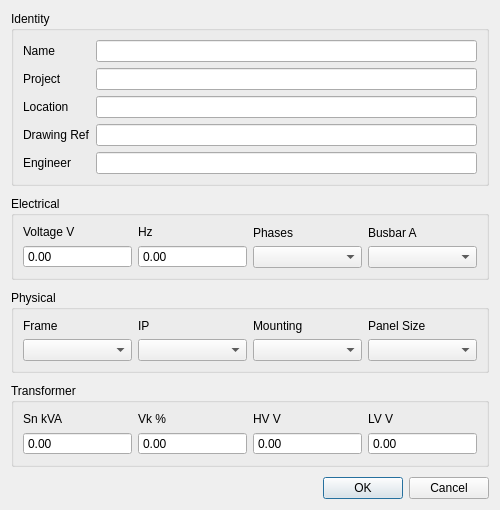
<?xml version="1.0" encoding="UTF-8"?>
<ui version="4.0">
 <class>BoardSettingsDialog</class>
 <widget class="QDialog" name="BoardSettingsDialog">
  <property name="windowTitle"><string>Board Settings</string></property>
  <property name="minimumSize"><size><width>500</width><height>0</height></size></property>
  <layout class="QVBoxLayout" name="verticalLayout">
   <property name="spacing"><number>10</number></property>
   <item>
    <widget class="QGroupBox" name="grpIdentity">
     <property name="title"><string>Identity</string></property>
     <layout class="QFormLayout" name="identityLayout">
      <item row="0" column="0"><widget class="QLabel" name="lblName"><property name="text"><string>Name</string></property></widget></item>
      <item row="0" column="1"><widget class="QLineEdit" name="nameEdit"/></item>
      <item row="1" column="0"><widget class="QLabel" name="lblProject"><property name="text"><string>Project</string></property></widget></item>
      <item row="1" column="1"><widget class="QLineEdit" name="projectEdit"/></item>
      <item row="2" column="0"><widget class="QLabel" name="lblLocation"><property name="text"><string>Location</string></property></widget></item>
      <item row="2" column="1"><widget class="QLineEdit" name="locationEdit"/></item>
      <item row="3" column="0"><widget class="QLabel" name="lblDrawing"><property name="text"><string>Drawing Ref</string></property></widget></item>
      <item row="3" column="1"><widget class="QLineEdit" name="drawingEdit"/></item>
      <item row="4" column="0"><widget class="QLabel" name="lblEngineer"><property name="text"><string>Engineer</string></property></widget></item>
      <item row="4" column="1"><widget class="QLineEdit" name="engineerEdit"/></item>
     </layout>
    </widget>
   </item>
   <item>
    <widget class="QGroupBox" name="grpElectrical">
     <property name="title"><string>Electrical</string></property>
     <layout class="QHBoxLayout" name="electricalLayout">
      <item>
       <layout class="QVBoxLayout" name="colVoltage">
        <item><widget class="QLabel" name="lblVoltage"><property name="text"><string>Voltage V</string></property></widget></item>
        <item><widget class="QDoubleSpinBox" name="spinVoltage"><property name="buttonSymbols"><enum>QAbstractSpinBox::NoButtons</enum></property></widget></item>
       </layout>
      </item>
      <item>
       <layout class="QVBoxLayout" name="colFreq">
        <item><widget class="QLabel" name="lblFreq"><property name="text"><string>Hz</string></property></widget></item>
        <item><widget class="QDoubleSpinBox" name="spinFreq"><property name="buttonSymbols"><enum>QAbstractSpinBox::NoButtons</enum></property></widget></item>
       </layout>
      </item>
      <item>
       <layout class="QVBoxLayout" name="colPhases">
        <item><widget class="QLabel" name="lblPhases"><property name="text"><string>Phases</string></property></widget></item>
        <item><widget class="QComboBox" name="phasesCombo"/></item>
       </layout>
      </item>
      <item>
       <layout class="QVBoxLayout" name="colBusbar">
        <item><widget class="QLabel" name="lblBusbar"><property name="text"><string>Busbar A</string></property></widget></item>
        <item><widget class="QComboBox" name="busbarCombo"/></item>
       </layout>
      </item>
     </layout>
    </widget>
   </item>
   <item>
    <widget class="QGroupBox" name="grpPhysical">
     <property name="title"><string>Physical</string></property>
     <layout class="QHBoxLayout" name="physicalLayout">
      <item>
       <layout class="QVBoxLayout" name="colFrame">
        <item><widget class="QLabel" name="lblFrame"><property name="text"><string>Frame</string></property></widget></item>
        <item><widget class="QComboBox" name="frameCombo"/></item>
       </layout>
      </item>
      <item>
       <layout class="QVBoxLayout" name="colIP">
        <item><widget class="QLabel" name="lblIP"><property name="text"><string>IP</string></property></widget></item>
        <item><widget class="QComboBox" name="ipCombo"/></item>
       </layout>
      </item>
      <item>
       <layout class="QVBoxLayout" name="colMount">
        <item><widget class="QLabel" name="lblMount"><property name="text"><string>Mounting</string></property></widget></item>
        <item><widget class="QComboBox" name="mountCombo"/></item>
       </layout>
      </item>
      <item>
       <layout class="QVBoxLayout" name="colPanel">
        <item><widget class="QLabel" name="lblPanelSize"><property name="text"><string>Panel Size</string></property></widget></item>
        <item><widget class="QComboBox" name="panelSizeCombo"/></item>
       </layout>
      </item>
     </layout>
    </widget>
   </item>
   <item>
    <widget class="QGroupBox" name="grpTransformer">
     <property name="title"><string>Transformer</string></property>
     <layout class="QHBoxLayout" name="transformerLayout">
      <item>
       <layout class="QVBoxLayout" name="colSn">
        <item><widget class="QLabel" name="lblSn"><property name="text"><string>Sn kVA</string></property></widget></item>
        <item><widget class="QDoubleSpinBox" name="spinSn"><property name="buttonSymbols"><enum>QAbstractSpinBox::NoButtons</enum></property></widget></item>
       </layout>
      </item>
      <item>
       <layout class="QVBoxLayout" name="colVk">
        <item><widget class="QLabel" name="lblVk"><property name="text"><string>Vk %</string></property></widget></item>
        <item><widget class="QDoubleSpinBox" name="spinVk"><property name="buttonSymbols"><enum>QAbstractSpinBox::NoButtons</enum></property></widget></item>
       </layout>
      </item>
      <item>
       <layout class="QVBoxLayout" name="colHV">
        <item><widget class="QLabel" name="lblHV"><property name="text"><string>HV V</string></property></widget></item>
        <item><widget class="QDoubleSpinBox" name="spinHV"><property name="buttonSymbols"><enum>QAbstractSpinBox::NoButtons</enum></property></widget></item>
       </layout>
      </item>
      <item>
       <layout class="QVBoxLayout" name="colLV">
        <item><widget class="QLabel" name="lblLV"><property name="text"><string>LV V</string></property></widget></item>
        <item><widget class="QDoubleSpinBox" name="spinLV"><property name="buttonSymbols"><enum>QAbstractSpinBox::NoButtons</enum></property></widget></item>
       </layout>
      </item>
     </layout>
    </widget>
   </item>
   <item>
    <widget class="QDialogButtonBox" name="buttonBox">
     <property name="standardButtons"><set>QDialogButtonBox::Cancel|QDialogButtonBox::Ok</set></property>
    </widget>
   </item>
  </layout>
 </widget>
 <resources/><connections/>
</ui>
